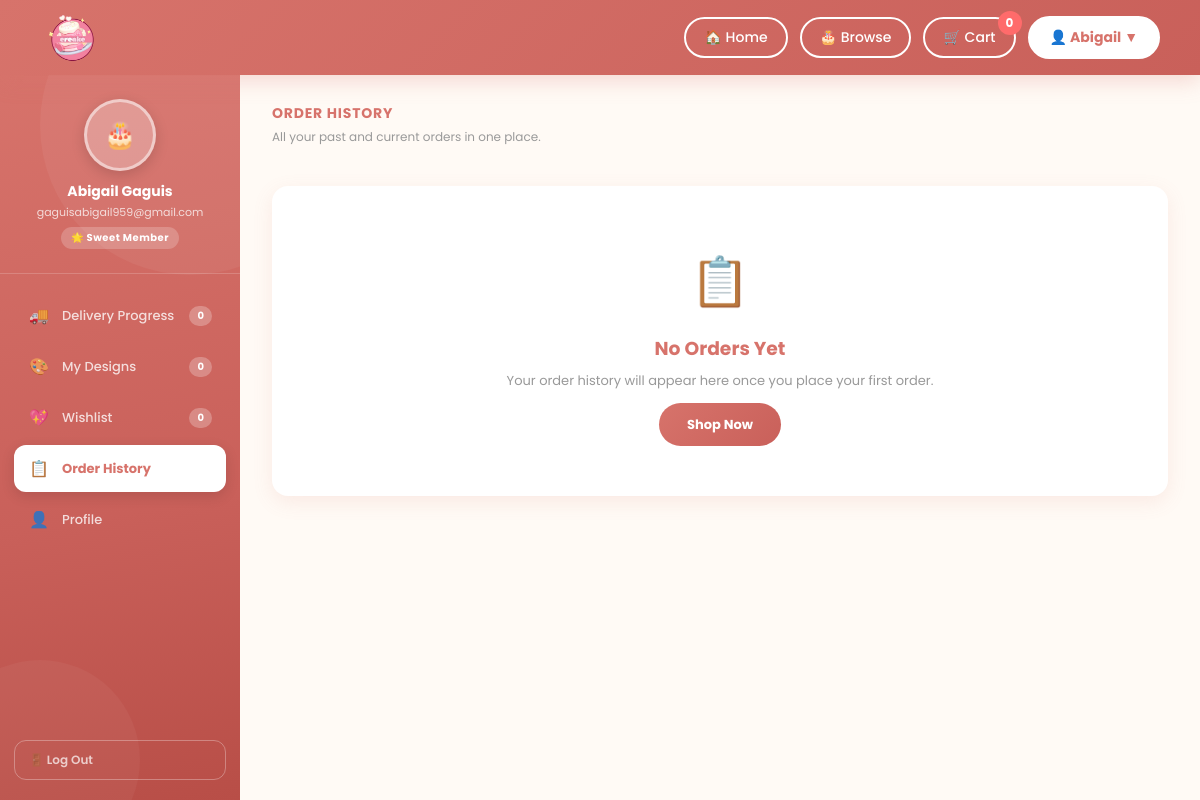
The app's page /order-history/ (signed in), older data.
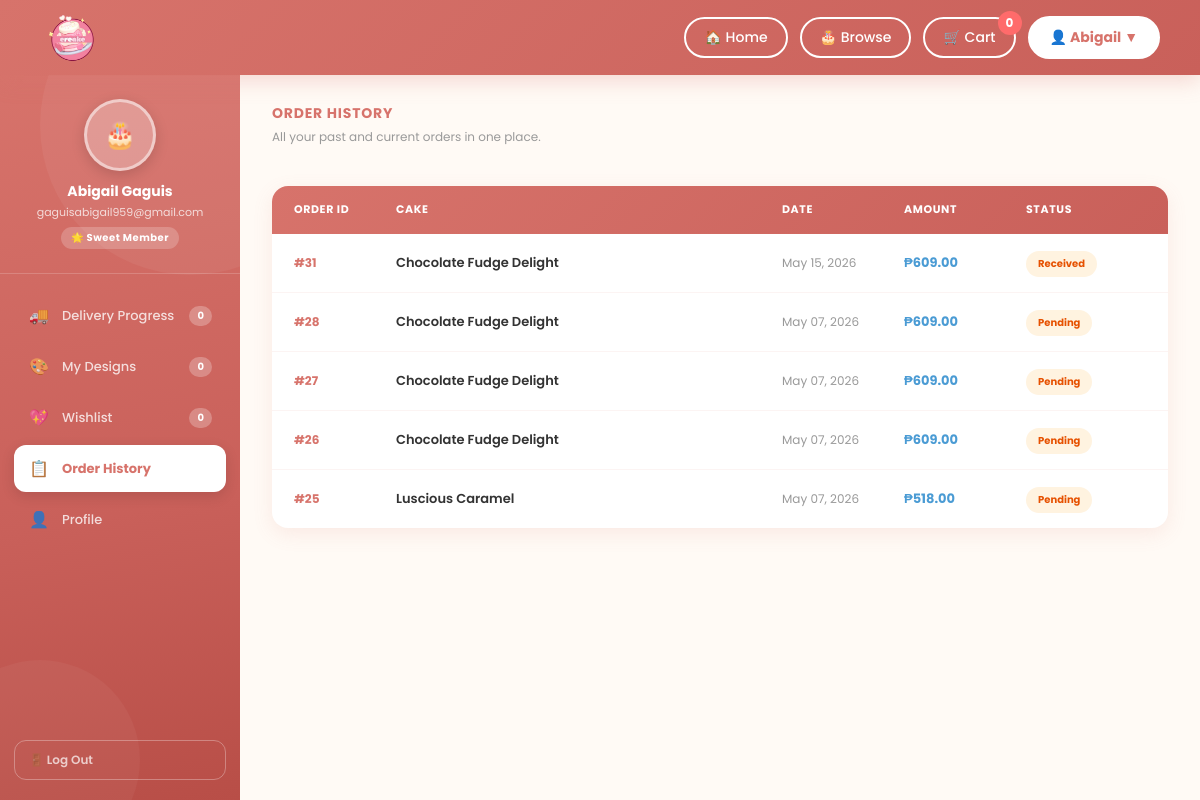
The same page, newer data.
### creake/models.py (models this page shows, shortened)
class Order(models.Model):
    STATUS_CHOICES = [
        ('pending', 'Pending'),
        ('paid', 'Paid'),
        ('baking', 'Baking'),
        ('out_for_delivery', 'Out for Delivery'),
        ('delivered', 'Delivered'),
        ('received', 'Received'),
        ('cancelled', 'Cancelled'),
    ]
    CUSTOM_STATUS_CHOICES = [
        ('none', 'Not a Custom Cake'),
        ('pending', 'Pending Approval'),
        ('approved', 'Approved'),
        ('rejected', 'Rejected'),
    ]
    user       = models.ForeignKey(User, on_delete=models.CASCADE, null=True, blank=True)
    cake_name  = models.CharField(max_length=100, default='')
    quantity   = models.IntegerField(default=1)
    total      = models.DecimalField(max_digits=8, decimal_places=2, default=0)
    address    = models.TextField(default='')
    city       = models.CharField(max_length=100, default='')
    zip_code   = models.CharField(max_length=20, default='')
    status     = models.CharField(max_length=50, default='pending', choices=STATUS_CHOICES)
    phone = models.CharField(max_length=20, blank=True, default='')
    is_custom_cake  = models.BooleanField(default=False)
    custom_status   = models.CharField(max_length=20, choices=CUSTOM_STATUS_CHOICES, default='none')
    created_at        = models.DateTimeField(auto_now_add=True)
    paid_at           = models.DateTimeField(null=True, blank=True)
    baking_at         = models.DateTimeField(null=True, blank=True)
    delivered_at      = models.DateTimeField(null=True, blank=True)
    received_at       = models.DateTimeField(null=True, blank=True)
    rider_name        = models.CharField(max_length=100, blank=True, null=True)
    estimated_arrival = models.CharField(max_length=100, blank=True, null=True)
    step              = models.IntegerField(default=0)
    special_instructions = models.TextField(blank=True, null=True)
    class Meta:
        ordering = ['-created_at']
    def get_status_display(self):
        return dict(self.STATUS_CHOICES).get(self.status, 'Unknown')

### creake/views.py (the view)
# urls.py: path('order-history/', views.order_history, name='order_history'),
@login_required
def order_history(request):
    if request.user.is_staff:
        return redirect('creake:admin_dashboard')
    orders = Order.objects.filter(user=request.user).order_by('-created_at')
    return render(request, 'creake/order_history.html', {'orders': orders, 'total_orders': orders.count()})

### creake/templates/creake/order_history.html (shortened to what this page needs)
{% extends 'creake/base_dashboard.html' %}
{% block nav_history %}active{% endblock %}
{% block content %}
<div>
  <div class="section-title">Order History</div>
  <div class="section-sub">All your past and current orders in one place.</div>
</div>
{% if orders %}
<div class="history-table">
  <div class="ht-row ht-head">
    <div>Order ID</div>
    <div>Cake</div>
    <div>Date</div>
    <div>Amount</div>
    <div>Status</div>
  </div>
  {% for order in orders %}
  <div class="ht-row">
    <div class="ht-id">#{{ order.id }}</div>
    <div class="ht-name">{{ order.cake_name }}{% if order.quantity > 1 %} &times;{{ order.quantity }}{% endif %}</div>
    <div class="ht-date">{{ order.created_at|date:"M d, Y" }}</div>
    <div class="ht-amount">&#8369;{{ order.total }}</div>
    <div>
      <span class="status-pill
        {% if order.status == 'delivered' %}sp-delivered
        {% elif order.status == 'out_for_delivery' or order.status == 'transit' %}sp-transit
        {% elif order.status == 'baking' or order.status == 'preparing' %}sp-prep
        {% elif order.status == 'cancelled' %}sp-cancelled
        {% else %}sp-prep{% endif %}">
        {{ order.get_status_display }}
      </span>
    </div>
  </div>
  {% endfor %}
</div>
{% else %}
<div class="empty-state">
  <div style="font-size:48px;margin-bottom:16px;">&#128203;</div>
  <h3 style="color:var(--coral);margin-bottom:8px;">No Orders Yet</h3>
  <p style="color:var(--text-muted);font-size:13px;margin-bottom:20px;">Your order history will appear here once you place your first order.</p>
  <a href="{% url 'creake:index' %}#main-content" style="background:linear-gradient(135deg,var(--coral),var(--coral-dark));color:white;padding:12px 28px;border-radius:25px;text-decoration:none;font-weight:700;font-size:13px;">Shop Now</a>
</div>
{% endif %}
{% endblock %}

Row changes from the older to the newer data that the page shows:
added Order: id "31", cake_name "Chocolate Fudge Delight", created_at "May 15, 2026", total "609.00", status "Received"
added Order: id "28", cake_name "Chocolate Fudge Delight", created_at "May 07, 2026", total "609.00", status "Pending"
added Order: id "27", cake_name "Chocolate Fudge Delight", created_at "May 07, 2026", total "609.00", status "Pending"
now on this page (row edited): Order: id "26", cake_name "Chocolate Fudge Delight", created_at "May 07, 2026", total "609.00", status "Pending"
now on this page (row edited): Order: id "25", cake_name "Luscious Caramel", created_at "May 07, 2026", total "518.00", status "Pending"
Text that changed along with them:
text no longer shown: "📋 No Orders Yet Your order history will appear here once you place your first order. Shop Now"
text now shown: "ORDER ID CAKE DATE AMOUNT STATUS"
